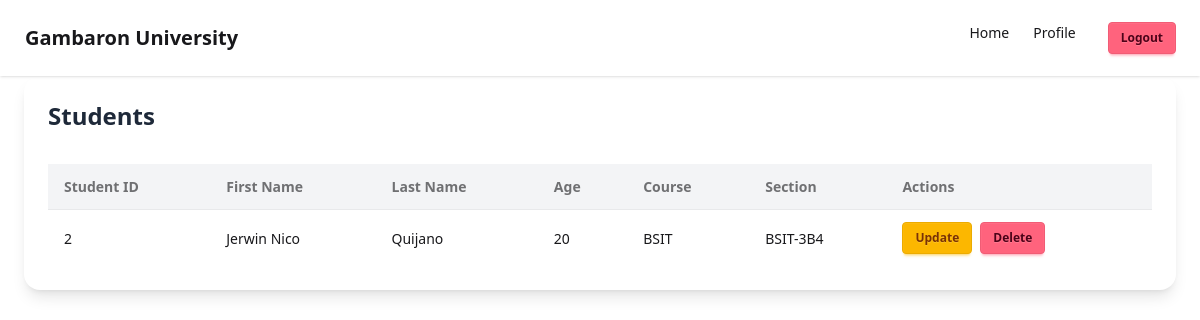
Page /students/ (signed in) on the committed database.
### online_enrollment/models.py (models this page shows, shortened)
class Students(models.Model):
    user = models.ForeignKey(User, on_delete=models.CASCADE)
    user_profile = models.ImageField(upload_to='images/')
    first_name = models.CharField(max_length=100)
    last_name = models.CharField(max_length=100)
    age = models.IntegerField()
    course = models.CharField(max_length=100)
    section = models.CharField(max_length=100)
    student_id = models.CharField(max_length=20)

### online_enrollment/views.py (the view)
# urls.py: path('students/', views.StudentView, name="students"),
def StudentView(request):
    students_data = Students.objects.all()
    if request.method == 'POST':
        form = StudentForm(request.POST)
        if form.is_valid():
            form.save()
    else:
        form = StudentForm()
    return render(request, 'student/students.html', {
        "students": students_data,
        "forms": form
    })

### online_enrollment/templates/student/students.html (shortened to what this page needs)
{% extends "base.html" %}
{% block content %}
<div class="w-full max-w-6xl mx-auto p-6 bg-white rounded-2xl shadow-lg flex flex-col gap-8">
    <h1 class="text-2xl font-bold text-gray-800">Students</h1>
    <div class="overflow-x-auto">
        <table class="table table-zebra w-full">
            <thead>
                <tr class="bg-gray-100">
                    <th>Student ID</th>
                    <th>First Name</th>
                    <th>Last Name</th>
                    <th>Age</th>
                    <th>Course</th>
                    <th>Section</th>
                    <th>Actions</th>
                </tr>
            </thead>
            <tbody>
                {% for student in students %}
                <tr>
                    <td>{{ student.id }}</td>
                    <td>{{ student.first_name }}</td>
                    <td>{{ student.last_name }}</td>
                    <td>{{ student.age }}</td>
                    <td>{{ student.course }}</td>
                    <td>{{ student.section }}</td>
                    <td class="flex gap-2">
                        <a href="{% url 'update_student' student.pk %}" class="btn btn-warning btn-sm">Update</a>
                        <a href="{% url 'delete_student' student.pk %}" class="btn btn-error btn-sm">Delete</a>
                    </td>
                </tr>
                {% empty %}
                <tr>
                    <td colspan="7" class="text-center text-gray-500">No students available.</td>
                </tr>
                {% endfor %}
            </tbody>
        </table>
    </div>
</div>
{% endblock %}

### rows in the picture
Students: id "2", first_name "Jerwin Nico", last_name "Quijano", age "20", course "BSIT", section "BSIT-3B4"
